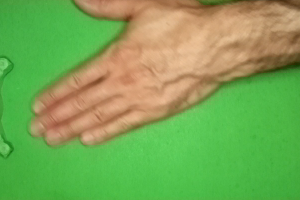
#> input picture Lab2/paper/0RA9rcrv8iVvuDDU.png, 300 x 200 px; its folder holds 4 pictures in this run
$ jupyter execute --allow-errors Lab2_Segal.ipynb   (shell and % lines are left out)   (older library calls are emulated)
#> lines starting #> are read from the running program, lines starting #| are printed output that depends on the picture
# Lab 2 - Matan Segal
### Rock-Paper-Scissors Game

Business understanding:

Dataset was token from: https://www.kaggle.com/drgfreeman/rockpaperscissors

This dataset contains images of hand gestures from the Rock-Paper-Scissors game collected by Julien de la Bruère-Terreault. The images were captured as part of a project where he developed a Rock-Paper-Scissors game using computer vision and machine learning on the Raspberry Pi.

The dataset contains a total of 2188 images corresponding to the 'Rock' (726 images), 'Paper' (712 images) and 'Scissors' (750 images) hand gestures of the Rock-Paper-Scissors game.

All images are RGB images of 300 pixels wide by 200 pixels high in .png format and all were taken on a green background. The images are separated in three sub-folders named 'rock', 'paper' and 'scissors' according to their respective class.

How many times did you face an argument with a friend or a colleague about random staff that you needed to throw a coin or have something that will be the ‘tie-breaker’, but it was through messaging  so you weren’t able to do so?
Many argument or decisions are made by playing the Rock-Paper-Scissors game when the conversation accrues face to face, but when messaging we have no ability to do so. In order to solve this problem, we can build an app which will recognize pictures of the hand playing Rock-Paper-Scissors and decide who is the winner.

The app will connect to internet and will ask taking a picture of the users’ hands. Once both will capture the picture, the app will send both players the pictures of the hands and will tell who the winner is. The app will have an advantage of just sending a picture or saying what you chose because the user will need to wait until the other will do his/her ‘move’.

Using this data, we can build a model for the game which can be used in the app. Since it is just a game, the accuracy of the results should not be that high, but in order it to be an official app it should have at least 90% accuracy to determine who the winner is. We can also use plots of the PCA and the sigmoid function in order to check if there are areas where the model will have struggles to decide what move have made and declare those area as ‘undecided’. I would say that when the sigmoid is close to 0.5, in the range of about 0.4 to 0.6 it will be undecided. In this case the app will ask player to take another picture.

First,  I will load the picture and represent the pictures

[cell 1]
import glob
import matplotlib.pyplot as plt
import matplotlib.image as mpimg
import numpy as np

paper_data = glob.glob('paper/*.png')
rock_data = glob.glob('rock/*.png')
scissors_data = glob.glob('scissors/*.png')

#> (the rest of this cell did not finish here and is left out)

Now, I will make the data into matrixes. Since the color is not important to us for this dataset, I will convert it to a gray scale pictures.

[cell 2]
# was token from:
# https://stackoverflow.com/questions/12201577/how-can-i-convert-an-rgb-image-into-grayscale-in-python

def rgb2gray(rgb):

    r, g, b = rgb[:,:,0], rgb[:,:,1], rgb[:,:,2]
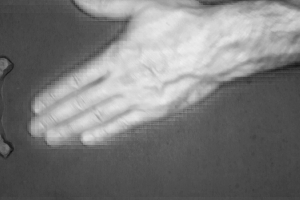
#> r: shape (200, 300) float32; min 0.0627, max 0.937, mean 0.48
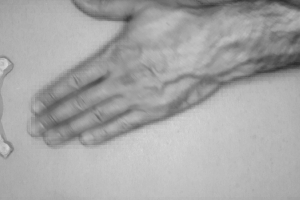
#> g: shape (200, 300) float32; min 0.176, max 0.843, mean 0.654
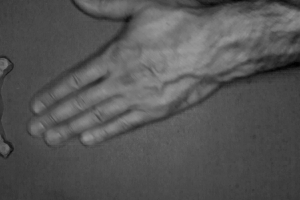
#> b: shape (200, 300) float32; min 0, max 0.608, mean 0.333
    gray = 0.2989 * r + 0.5870 * g + 0.1140 * b
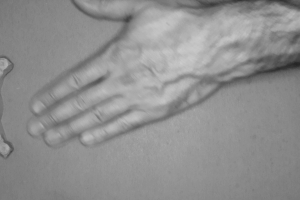
#> gray: shape (200, 300) float32; min 0.147, max 0.8, mean 0.565

    return gray

for i,item in enumerate(paper_data):
    paper_data[i] = rgb2gray(mpimg.imread(item))
#> pass 2 of the loop `for i,item in enumerate(paper_data):`:
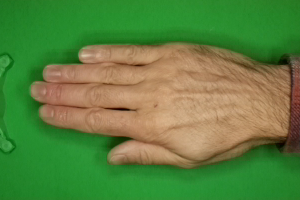
#> input picture Lab2/paper/2UKnsncgPodQLOFR.png, 300 x 200 px
#> in rgb2gray (call 2), `r, g, b = rgb[:,:,0], rgb[:,:,1], rgb[:,:,2]`:
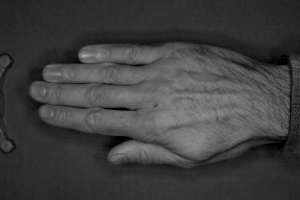
#> b: shape (200, 300) float32; min 0, max 0.659, mean 0.249
#> in rgb2gray (call 2), `gray = 0.2989 * r + 0.5870 * g + 0.1140 * b`:
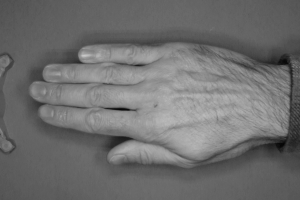
#> gray: shape (200, 300) float32; min 0.0208, max 0.785, mean 0.436
#> pass 3 of the loop `for i,item in enumerate(paper_data):`:
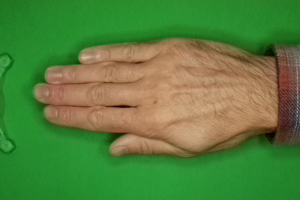
#> input picture Lab2/paper/3JN7OPsnxDBpcVeD.png, 300 x 200 px
#> in rgb2gray (call 3), `r, g, b = rgb[:,:,0], rgb[:,:,1], rgb[:,:,2]`:
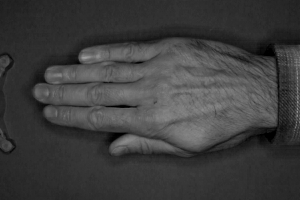
#> b: shape (200, 300) float32; min 0, max 0.62, mean 0.241
#> in rgb2gray (call 3), `gray = 0.2989 * r + 0.5870 * g + 0.1140 * b`:
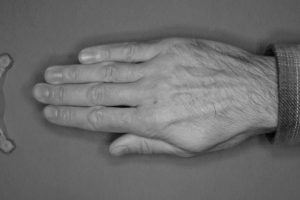
#> gray: shape (200, 300) float32; min 0.0175, max 0.745, mean 0.427
#> the loop made 4 passes; the first 3 are shown

for i,item in enumerate(rock_data):
    rock_data[i] = rgb2gray(mpimg.imread(item))

for i,item in enumerate(scissors_data):
    scissors_data[i] = rgb2gray(mpimg.imread(item))

#> (the rest of this cell did not finish here and is left out)

[cell 3]
print('paper data length: ',len(paper_data))
#| paper data length:  4
print('rock data length: ',len(rock_data))
print('scissors data length: ',len(scissors_data))

paper_data[0].shape
#> Out = (200, 300)

[cell 4]
# dividing it to a training set (80%) and a test set (20%)
# first 560 images in each set will be for trining, the last 140 for testing


paper_test = paper_data[-140:]
#> paper_test = 4 items
paper_train = paper_data[:560]
#> paper_train = 4 items
rock_test = rock_data[-140:]
rock_train = rock_data[:560]
scissors_test = scissors_data[-140:]
scissors_train = scissors_data[:560]

print('paper_train', len(paper_train))
#| paper_train 4
print('paper_test',len(paper_test))
#| paper_test 4

[cell 5]
# make a Y vector which is the target for the images:
# 0 - paper
# 1 - rock
# 2 - scissors

Y_train = np.zeros(560*3)
Y_train[560:560*2] = 1
Y_train[-560:] = 2
print(Y_train.shape)

[cell 6]
# combain the all train sets into one ordered train set

X_train = paper_train + rock_train + scissors_train
#> X_train = 4 items
print(len(X_train))
#| 4

We saw that each picture reprersented by 2D array of 200X300 pixels. Now I will convert it to the features vector:

[cell 7]
X_train_fv = []

for item in X_train:
    X_train_fv.append(item.flatten())
#> this loop made 4 passes
#> after the loop, X_train_fv = 4 items

X_train_fv = np.array(X_train_fv)
X_train_fv.shape
#> Out = (4, 60000)

### Using PCA:

first, I will check where is the 'knee' of reducing the dimentions:

#> (a cell that did not finish here is left out)

we can see that there is a clear knee around 200, therefore we will use this number of components

[cell 9]
# reduce from 60k to 200 components
from sklearn.decomposition import PCA

n_comp = 200
pca = PCA(n_comp)
#> (the rest of this cell did not finish here and is left out)

#> (a cell that did not finish here is left out)

#> (a cell that did not finish here is left out)

### Using Kernel PCA:

[cell 12]
from sklearn.decomposition import KernelPCA

kpca = KernelPCA(n_components=n_comp, kernel='rbf',fit_inverse_transform=True,
                 gamma=0.01, remove_zero_eig=True)
X_kpca = kpca.fit_transform(X_train_fv.copy())
#> X_kpca = [[0.504, -0.707, 0.000164, 0.000244], [-0.503, -0.000255, 0.699, 0.000244], [-0.503, -0.000754, -0.699, 0.000244], [0.502, 0.708, -0.00033, 0.000244]]
X_kpca.shape
#> Out = (4, 4)
